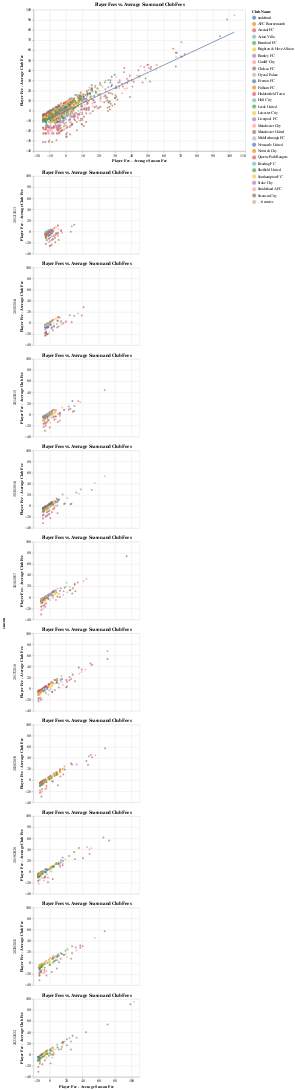

Notebook cell for this chart:
### Code cell
# Calculate average fee per season
avg_fee_per_season = data.groupby('season')['fee_millions'].mean().reset_index()

# Calculate average fee per club
avg_fee_per_club = data.groupby('club_name')['fee_millions'].mean().reset_index()

# Merge average fee per season and per club with the main data
data_merged = pd.merge(data, avg_fee_per_season, on='season', suffixes=('', '_avg_season'))
data_merged = pd.merge(data_merged, avg_fee_per_club, on='club_name', suffixes=('', '_avg_club'))

# Calculate fee differences
data_merged['fee_diff_season'] = data_merged['fee_millions'] - data_merged['fee_millions_avg_season']
data_merged['fee_diff_club'] = data_merged['fee_millions'] - data_merged['fee_millions_avg_club']



# Create the scatter plot
plot1 = scatter_plot = alt.Chart(data_merged).mark_circle().encode(
    x=alt.X('fee_diff_season:Q', title='Player Fee - Average Season Fee'),
    y=alt.Y('fee_diff_club:Q', title='Player Fee - Average Club Fee'),
    color=alt.Color('club_name:N', legend=alt.Legend(title='Club Name')),
    tooltip=['player_name:N', 'club_name:N', 'season:N', 'fee_millions:Q']
).properties(
    width=600,
    height=400,
    title='Player Fees vs. Average Season and Club Fees'
)



facet_grid = alt.Chart(data_merged).mark_circle().encode(
    x=alt.X('fee_diff_season:Q', title='Player Fee - Average Season Fee'),
    y=alt.Y('fee_diff_club:Q', title='Player Fee - Average Club Fee'),
    color=alt.Color('club_name:N', legend=alt.Legend(title='Club Name')),
    tooltip=['player_name:N', 'club_name:N', 'season:N', 'fee_millions:Q']
).properties(
    width=300,
    height=220,
    title='Player Fees vs. Average Season and Club Fees'
).facet(
    row='season:N'
)



best_fit_line = scatter_plot.transform_regression(
    'fee_diff_season', 'fee_diff_club', method='poly', order=1
).mark_line(color='red')

((plot1 + best_fit_line).interactive() & facet_grid)

### Figure 1 — Vega-Lite specification as saved in the notebook (floating-point values rounded to 4 significant figures; data arrays with more than 128 entries replaced by an {"elided": "..."} marker saying what was removed)
{"config": {"view": {"continuousWidth": 400, "continuousHeight": 300}}, "vconcat": [{"layer": [{"mark": "circle", "encoding": {"color": {"type": "nominal", "field": "club_name", "legend": {"title": "Club Name"}}, "tooltip": [{"type": "nominal", "field": "player_name"}, {"type": "nominal", "field": "club_name"}, {"type": "nominal", "field": "season"}, {"type": "quantitative", "field": "fee_millions"}], "x": {"type": "quantitative", "field": "fee_diff_season", "title": "Player Fee - Average Season Fee"}, "y": {"type": "quantitative", "field": "fee_diff_club", "title": "Player Fee - Average Club Fee"}}, "height": 400, "selection": {"selector007": {"type": "interval", "bind": "scales", "encodings": ["x", "y"]}}, "title": "Player Fees vs. Average Season and Club Fees", "width": 600}, {"mark": {"type": "line", "color": "red"}, "encoding": {"color": {"type": "nominal", "field": "club_name", "legend": {"title": "Club Name"}}, "tooltip": [{"type": "nominal", "field": "player_name"}, {"type": "nominal", "field": "club_name"}, {"type": "nominal", "field": "season"}, {"type": "quantitative", "field": "fee_millions"}], "x": {"type": "quantitative", "field": "fee_diff_season", "title": "Player Fee - Average Season Fee"}, "y": {"type": "quantitative", "field": "fee_diff_club", "title": "Player Fee - Average Club Fee"}}, "height": 400, "title": "Player Fees vs. Average Season and Club Fees", "transform": [{"on": "fee_diff_season", "regression": "fee_diff_club", "method": "poly", "order": 1}], "width": 600}]}, {"facet": {"row": {"type": "nominal", "field": "season"}}, "spec": {"mark": "circle", "encoding": {"color": {"type": "nominal", "field": "club_name", "legend": {"title": "Club Name"}}, "tooltip": [{"type": "nominal", "field": "player_name"}, {"type": "nominal", "field": "club_name"}, {"type": "nominal", "field": "season"}, {"type": "quantitative", "field": "fee_millions"}], "x": {"type": "quantitative", "field": "fee_diff_season", "title": "Player Fee - Average Season Fee"}, "y": {"type": "quantitative", "field": "fee_diff_club", "title": "Player Fee - Average Club Fee"}}, "height": 220, "title": "Player Fees vs. Average Season and Club Fees", "width": 300}}], "data": {"name": "data-771174a8dceb999b3a289df985e19c03"}, "$schema": "https://vega.github.io/schema/vega-lite/v4.8.1.json", "datasets": {"data-771174a8dceb999b3a289df985e19c03": {"elided": "1471 records"}}}
